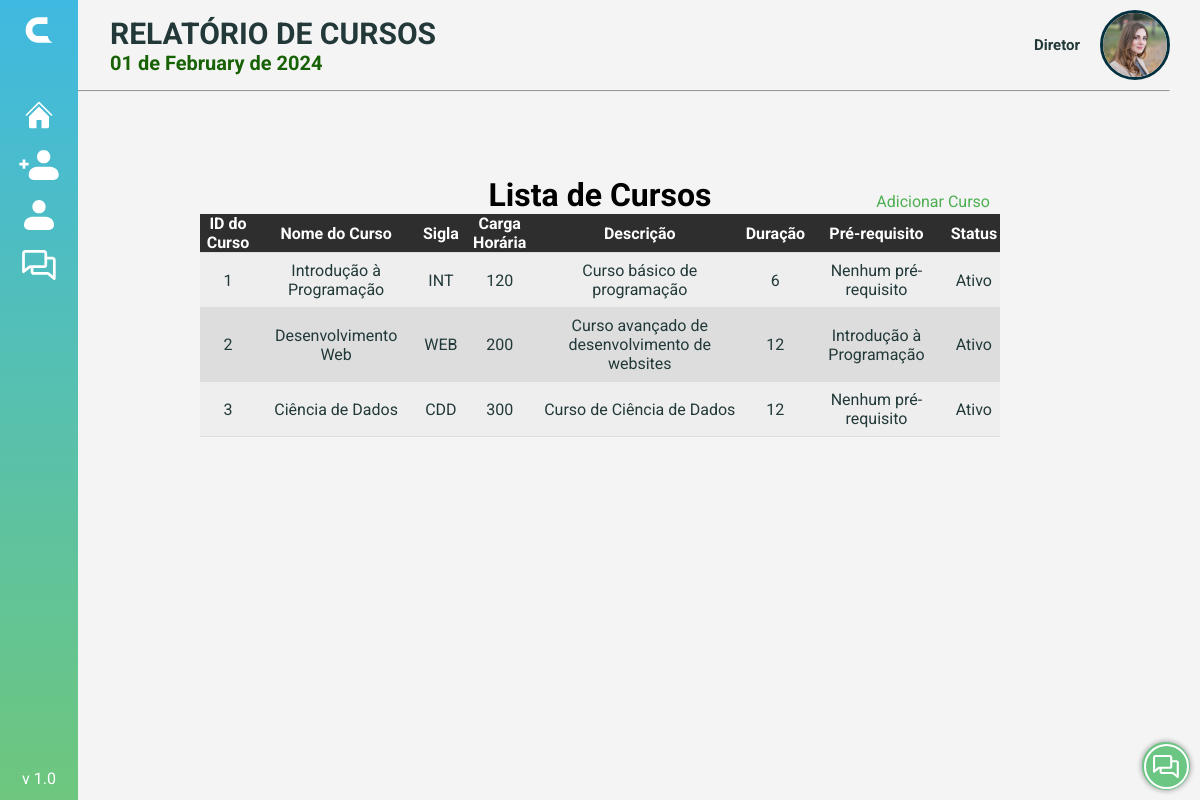
Page /PAGES/s_curso_consulta.php (signed in) on the committed database.
### tables this page shows
CREATE TABLE Curso (
  Curso_id INT NOT NULL AUTO_INCREMENT,
  Curso_Nome VARCHAR(100) NOT NULL,
  Curso_Sigla CHAR(3) NOT NULL,
  Curso_Carga_horaria INT(10) NOT NULL,
  Curso_Desc VARCHAR(50) NOT NULL,
  Curso_Duracao INT NOT NULL,
  Curso_PreRequisito VARCHAR(5000) NOT NULL,
  Curso_Registro DATETIME NOT NULL DEFAULT CURRENT_TIMESTAMP,
  Curso_Status CHAR(1) DEFAULT 1,
  PRIMARY KEY (Curso_id)
);

### PHP/data.php (called while the page is built, shortened)
<?php
    $data = date('Y-m-d');
    $numeroDia = date('d', strtotime($data));
    $nomeMes = strftime('%B', strtotime($data));
    $ano = date('Y', strtotime($data));
    $date = $numeroDia . ' de ' . $nomeMes . ' de ' . $ano;
?>

### PAGES/s_curso_consulta.php (the view, shortened to what this page needs)
<!DOCTYPE html>
<html lang="pt-BR">
<head>
    <link rel="stylesheet" href="../PHP/sidebar/menu.css">
    <link rel="stylesheet" href="../STYLE/botao.css" />
    <link rel="stylesheet" href="../STYLE/data.css">
    <link rel="stylesheet" href="https://cdnjs.cloudflare.com/ajax/libs/font-awesome/6.3.0/css/all.min.css"
 />
    <link href='https://unpkg.com/boxicons@2.0.7/css/boxicons.min.css' rel='stylesheet'>
    <link rel="stylesheet" href="../STYLE/style_home.css">
</head>
<body>
    <?php include('../PHP/data.php'); ?>
    <?php include('../PHP/sidebar/menu.php'); ?>
    <?php include('../PHP/redes.php'); ?>
    <?php include('../PHP/dropdown.php'); ?>
    <header>
        <div class="title">
            <div class="nomedata closed">
                <h1>RELATÓRIO DE CURSOS</h1>
                <div class="php">
                    <?php echo $date; ?>
                </div>
            </div>
            <div class="user">
                <?php echo $dropdown; ?>
            </div>
        </div>
        <hr>
    </header>
    <div>
        <?php echo $sidebarHTML; ?>
    </div>
    <main>
<div class="top"><h1>Lista de Cursos</h1>
        <a href="s_curso_cad.php"><img src="../ICON/sinal-mais.svg" alt="">Adicionar Curso</a></div>
        <table>
            <tr class="titulos">
                <th>ID do Curso</th>
                <th>Nome do Curso</th>
                <th>Sigla</th>
                <th>Carga Horária</th>
                <th>Descrição</th>
                <th>Duração</th>
                <th>Pré-requisito</th>
                <th>Status</th>
            </tr>
            <?php
            $servername = "localhost";
            $username = "root";
            $password = "";
            $dbname = "CLAU";
            $conn = new mysqli($servername, $username, $password, $dbname);
            $sql = "SELECT Curso_id, Curso_Nome, Curso_Sigla, Curso_Carga_horaria, Curso_Desc, Curso_Duracao, Curso_PreRequisito, Curso_Status FROM curso";
            $result = mysqli_query($conn, $sql);
            while ($row = mysqli_fetch_assoc($result)) {
                echo "<tr onclick=\"window.location='s_curso_detalhes.php?id={$row['Curso_id']}';\">";
                echo "<td>{$row['Curso_id']}</td>";
                echo "<td>{$row['Curso_Nome']}</td>";
                echo "<td>{$row['Curso_Sigla']}</td>";
                echo "<td>{$row['Curso_Carga_horaria']}</td>";
                echo "<td>{$row['Curso_Desc']}</td>";
                echo "<td>{$row['Curso_Duracao']}</td>";
                echo "<td>{$row['Curso_PreRequisito']}</td>";
                echo "<td>" . ($row['Curso_Status'] == 1 ? "Ativo" : "Inativo") . "</td>";
                echo "</tr>";
            }
            ?>
        </table>
    </main>
    <div class="buttons">
        <?php echo $redes; ?>
    </div>
</body>
</html>

### PHP/sidebar/menu.php (shortened to what this page needs)
  <?php
  if (isset($_SESSION['Usuario_Nome']) && isset($_SESSION['Tipo_Tipo_cd'])) {
    $permissao = $_SESSION['Tipo_Tipo_cd'];
  if ($permissao == 1) {
    $sidebarHTML ='
  <div class="sidebar close">
    <div class="logo-details">
      <img src="../PHP/sidebar/image/C-BRANCO.svg" alt="Logo-C" class="logo-mini">
    </div>
    <ul class="nav-links">
      <li class="home">
        <a href="../PAGES/m_home.php">
        </a>
      </li>
      <li class="funcionariocad">
        <a href="../PAGES/m_funcionario_cad.php">
        </a>
      </li>
      <li class="funcionario">
        <a href="../PAGES/m_funcionario.php">
        </a>
      </li>
      <li class="fale">
        <a href="../PAGES/fale.php">
        </a>
      </li>
      <div class="version">
        <span>v 1.0</span>
      </div>
    </ul>
</div>
';}
elseif ($permissao == 2) {
  $sidebarHTML ='
';}}else {
  header("Location: ../index.html");
}
?>

### PHP/redes.php
<?php
$redes = '
<button class="buttons__toggle"><div class="borda"><img src="../ICON/fale.svg" alt="Fale_Conosco"></div></button>
<div class="allbtns">
    <a class="button" href="https://www.web-leb.com/code" target="_blank"><img src="../ICON/Facebook.svg" alt="Facebook"></a>
    <a class="button" href="https://www.web-leb.com/code" target="_blank"><img src="../ICON/Linkedin.svg" alt="Linkedin"></a>
    <a class="button" href="https://www.web-leb.com/code" target="_blank"><img src="../ICON/Instagram.svg" alt="Instagram"></a>
</div>
';
?>

### PHP/dropdown.php (shortened to what this page needs)
<?php
if (isset($_SESSION['Usuario_Nome']) && !empty($_SESSION['Usuario_Nome'])) {
    $Nome = htmlspecialchars($_SESSION['Usuario_Nome']);
    $Foto = htmlspecialchars($_SESSION['Usuario_Foto']);
    $dropdown ='
    <p>' . $Nome . '</p>
    <div class="dropdown">
        <img src="' . $Foto . '" alt="Perfil" onclick="myFunction()" class="dropbtn">
        <div style="height:70px;width:70px; position:absolute" onclick="myFunction()" class="dropbtn hover"></div>
        <div id="myDropdown" class="dropdown-content">
            <a href="perfil.php">Perfil</a>
            <a href="notificacoes.php">Notificação</a>
            <a href="../index.html">Sair</a>
        </div>
    </div>
    ';
} else {
    echo "Usuário não está definido ou está vazio.";
}
?>

### PHP/sidebar/menu.css (style rules this page uses)
* { margin: 0; padding: 0; box-sizing: border-box; }
.sidebar { position: fixed; top: 0; left: 0; height: 100%; width: 260px; background: linear-gradient(0deg, rgba(110, 199, 125, 1) 0%, rgba(64, 185, 225, 1) 100%); z-index: 100; transition: all 0.5s ease; overflow: hidden; }
.sidebar.close { width: 78px; }
.sidebar .logo-details { height: 60px; width: 100%; display: flex; align-items: center; }
.sidebar .logo-details .logo-mini { height: 30px; min-width: 78px; text-align: center; line-height: 50px; }
.sidebar .nav-links { height: 100%; padding: 30px 0 150px 0; overflow: auto; }
.sidebar.close .nav-links { overflow: visible; }
.sidebar .nav-links li { position: relative; list-style: none; transition: all 0.4s ease; height: 50px; min-width: 78px; display: flex; }
.sidebar .nav-links li svg { height: 30px; width: 78px; }
.sidebar .nav-links li a { display: flex; align-items: center; text-decoration: none; }
.sidebar .version { position: fixed; bottom: 0; width: 260px; display: flex; align-items: center; justify-content: center; background: transparent; padding: 12px 0; transition: all 0.5s ease; color: white; }
.sidebar.close .version { width: 78px; }

### STYLE/botao.css (style rules this page uses)
.buttons { position: fixed; z-index: 1; bottom: 0; right: 0; }
.buttons__toggle { position: absolute; bottom: 10px; right: 10px; appearance: none; align-items: center; background-color: #6BC684; border-radius: 50%; border-style: none; color: #fff; cursor: pointer; display: flex; font-size: 0; height: 3rem; justify-content: center; text-decoration: none; width: 3rem; position: relative; z-index: 1; box-shadow: 0px 0px 5px 1px #00000050; }
.buttons__toggle img { font-size: 1.6rem; scale: 0.7; }
.borda { border-radius: 100%; border: 2px solid #fff; width: 45px; height: 45px; display: flex; align-items: center; justify-content: center; }
.allbtns { right: 75%; position: absolute; top: 25%; transform: translate(-50%, -50%) rotate(180deg); transform-origin: center; transition: transform 0.75s ease; z-index: 0; }
.button { appearance: none; align-items: center; border-radius: 50%; color: #fff; cursor: pointer; display: flex; font-size: 0; height: 2rem; justify-content: center; text-decoration: none; width: 2rem; right: 0; position: fixed; bottom: 0; transform: translate(40%, 50%) rotate(180deg); transform-origin: center; transition: transform 0.2s ease; }
.button:nth-child(1) { transition-delay: calc(1 * 0.075s); z-index: calc(6 - 1); }
.button:nth-child(2) { transition-delay: calc(2 * 0.075s); z-index: calc(6 - 2); }
.button:nth-child(3) { transition-delay: calc(3 * 0.075s); z-index: calc(6 - 3); }

### STYLE/data.css (style rules this page uses)
.php { color: #176204; font-size: 20px; font-weight: bold; }

### STYLE/style_home.css (style rules this page uses)
* { margin: 0; padding: 0; box-sizing: border-box; font-family: 'Roboto', sans-serif; }
:root { --cor-primaria: #043140; --cor-secundaria: #176204; --cor-fundo: #F4F4F4; }
body { height: auto; display: flex; flex-direction: column; align-items: center; background-color: var(--cor-fundo); }
header { display: flex; width: 100%; flex-direction: column; justify-content: center; align-items: center; }
.nomedata { display: flex; flex-direction: column; margin-left: 250px; transition: margin-left 0.5s ease; }
.nomedata.closed { margin-left: 80px; }
.title { margin: 0; display: flex; justify-content: space-between; width: 100%; align-items: center; padding: 10px 30px; }
.title h1 { font-size: 30px; font-weight: bold; color: #233939; }
.title img { border-radius: 50%; width: 70px; border: solid 3px var(--cor-primaria); height: 70px; }
.user { display: flex; align-items: center; }
.user p { margin-right: 20px; font-size: 15px; color: #233939; font-weight: bold; }
hr { background-color: #313131; width: 95%; height: 1px; }
main { width: 90%; height: 80%; align-items: center; display: flex; flex-wrap: wrap; max-width: 1000px; justify-content: center; margin: 7% 0; }
.dropdown img { background: transparent; position: absolute; }
.hover { transition: 0.2s ease-in-out; background:transparent; }
.dropbtn { border: none; cursor: pointer; position: absolute; }
.dropdown { position: relative; display: inline-block; width: 70px; height: 70px; }

### rows in the picture
curso: Curso_id "1", Curso_Nome "Introdução à Programação", Curso_Sigla "INT", Curso_Carga_horaria "120", Curso_Desc "Curso básico de programação", Curso_Duracao "6", Curso_PreRequisito "Nenhum pré-requisito", Curso_Status "Ativo"
curso: Curso_id "2", Curso_Nome "Desenvolvimento Web", Curso_Sigla "WEB", Curso_Carga_horaria "200", Curso_Desc "Curso avançado de desenvolvimento de websites", Curso_Duracao "12", Curso_PreRequisito "Introdução à Programação", Curso_Status "Ativo"
curso: Curso_id "3", Curso_Nome "Ciência de Dados", Curso_Sigla "CDD", Curso_Carga_horaria "300", Curso_Desc "Curso de Ciência de Dados", Curso_Duracao "12", Curso_PreRequisito "Nenhum pré-requisito", Curso_Status "Ativo"

### other values in the picture
$date "01 de February de 2024"
$Nome "Diretor"
